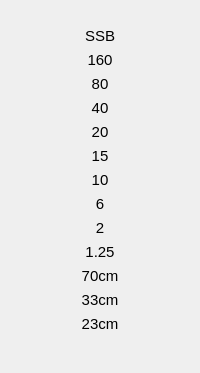
         <widget class="QFrame" name="Band_Mode_Frame_SSB">
          <property name="minimumSize">
           <size>
            <width>30</width>
            <height>0</height>
           </size>
          </property>
          <property name="font">
           <font>
            <pointsize>11</pointsize>
           </font>
          </property>
          <property name="frameShape">
           <enum>QFrame::NoFrame</enum>
          </property>
          <property name="frameShadow">
           <enum>QFrame::Raised</enum>
          </property>
          <layout class="QVBoxLayout" name="verticalLayout_4">
           <property name="leftMargin">
            <number>0</number>
           </property>
           <property name="topMargin">
            <number>27</number>
           </property>
           <property name="rightMargin">
            <number>0</number>
           </property>
           <property name="bottomMargin">
            <number>0</number>
           </property>
           <item>
            <widget class="QLabel" name="mode_ssb">
             <property name="text">
              <string>SSB</string>
             </property>
             <property name="alignment">
              <set>Qt::AlignCenter</set>
             </property>
            </widget>
           </item>
           <item>
            <widget class="QLabel" name="ssb_band_160">
             <property name="text">
              <string>160</string>
             </property>
             <property name="alignment">
              <set>Qt::AlignCenter</set>
             </property>
            </widget>
           </item>
           <item>
            <widget class="QLabel" name="ssb_band_80">
             <property name="text">
              <string>80</string>
             </property>
             <property name="alignment">
              <set>Qt::AlignCenter</set>
             </property>
            </widget>
           </item>
           <item>
            <widget class="QLabel" name="ssb_band_40">
             <property name="text">
              <string>40</string>
             </property>
             <property name="alignment">
              <set>Qt::AlignCenter</set>
             </property>
            </widget>
           </item>
           <item>
            <widget class="QLabel" name="ssb_band_20">
             <property name="text">
              <string>20</string>
             </property>
             <property name="alignment">
              <set>Qt::AlignCenter</set>
             </property>
            </widget>
           </item>
           <item>
            <widget class="QLabel" name="ssb_band_15">
             <property name="text">
              <string>15</string>
             </property>
             <property name="alignment">
              <set>Qt::AlignCenter</set>
             </property>
            </widget>
           </item>
           <item>
            <widget class="QLabel" name="ssb_band_10">
             <property name="text">
              <string>10</string>
             </property>
             <property name="alignment">
              <set>Qt::AlignCenter</set>
             </property>
            </widget>
           </item>
           <item>
            <widget class="QLabel" name="ssb_band_6">
             <property name="text">
              <string>6</string>
             </property>
             <property name="alignment">
              <set>Qt::AlignCenter</set>
             </property>
            </widget>
           </item>
           <item>
            <widget class="QLabel" name="ssb_band_2">
             <property name="text">
              <string>2</string>
             </property>
             <property name="alignment">
              <set>Qt::AlignCenter</set>
             </property>
            </widget>
           </item>
           <item>
            <widget class="QLabel" name="ssb_band_125">
             <property name="text">
              <string>1.25</string>
             </property>
             <property name="alignment">
              <set>Qt::AlignCenter</set>
             </property>
            </widget>
           </item>
           <item>
            <widget class="QLabel" name="ssb_band_70cm">
             <property name="text">
              <string>70cm</string>
             </property>
             <property name="alignment">
              <set>Qt::AlignCenter</set>
             </property>
            </widget>
           </item>
           <item>
            <widget class="QLabel" name="ssb_band_33cm">
             <property name="text">
              <string>33cm</string>
             </property>
             <property name="alignment">
              <set>Qt::AlignCenter</set>
             </property>
            </widget>
           </item>
           <item>
            <widget class="QLabel" name="ssb_band_23cm">
             <property name="text">
              <string>23cm</string>
             </property>
             <property name="alignment">
              <set>Qt::AlignCenter</set>
             </property>
            </widget>
           </item>
           <item>
            <spacer name="verticalSpacer_2">
             <property name="orientation">
              <enum>Qt::Vertical</enum>
             </property>
             <property name="sizeHint" stdset="0">
              <size>
               <width>20</width>
               <height>40</height>
              </size>
             </property>
            </spacer>
           </item>
          </layout>
         </widget>
